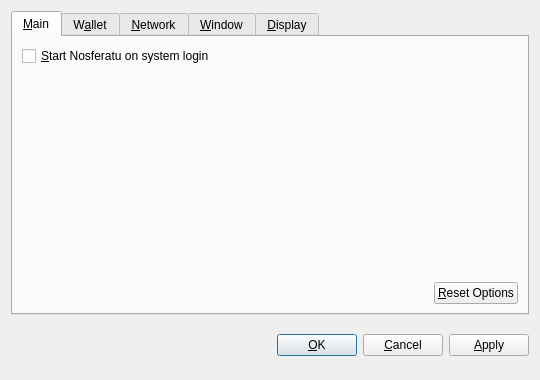
<?xml version="1.0" encoding="UTF-8"?>
<ui version="4.0">
 <class>OptionsDialog</class>
 <widget class="QDialog" name="OptionsDialog">
  <property name="geometry">
   <rect>
    <x>0</x>
    <y>0</y>
    <width>540</width>
    <height>380</height>
   </rect>
  </property>
  <property name="windowTitle">
   <string>Options</string>
  </property>
  <property name="modal">
   <bool>true</bool>
  </property>
  <layout class="QVBoxLayout" name="verticalLayout">
   <item>
    <widget class="QTabWidget" name="tabWidget">
     <property name="tabPosition">
      <enum>QTabWidget::North</enum>
     </property>
     <property name="currentIndex">
      <number>0</number>
     </property>
     <widget class="QWidget" name="tabMain">
      <attribute name="title">
       <string>&amp;Main</string>
      </attribute>
      <layout class="QVBoxLayout" name="verticalLayout_Main">
       <item>
        <widget class="QCheckBox" name="bitcoinAtStartup">
         <property name="toolTip">
          <string>Automatically start Nosferatu after logging in to the system.</string>
         </property>
         <property name="text">
          <string>&amp;Start Nosferatu on system login</string>
         </property>
        </widget>
       </item>
       <item>
        <spacer name="verticalSpacer_Main">
         <property name="orientation">
          <enum>Qt::Vertical</enum>
         </property>
         <property name="sizeHint" stdset="0">
          <size>
           <width>20</width>
           <height>40</height>
          </size>
         </property>
        </spacer>
       </item>
       <item>
        <layout class="QHBoxLayout" name="horizontalLayout_2_Main">
         <item>
          <spacer name="horizontalSpacer_2_Main">
           <property name="orientation">
            <enum>Qt::Horizontal</enum>
           </property>
           <property name="sizeHint" stdset="0">
            <size>
             <width>40</width>
             <height>20</height>
            </size>
           </property>
          </spacer>
         </item>
         <item>
          <widget class="QPushButton" name="resetButton">
           <property name="toolTip">
            <string>Reset all client options to default.</string>
           </property>
           <property name="text">
            <string>&amp;Reset Options</string>
           </property>
           <property name="autoDefault">
            <bool>false</bool>
           </property>
          </widget>
         </item>
        </layout>
       </item>
      </layout>
     </widget>
     <widget class="QWidget" name="tabWallet">
      <attribute name="title">
       <string>W&amp;allet</string>
      </attribute>
      <layout class="QVBoxLayout" name="verticalLayout_Network">
       <item>
        <widget class="QLabel" name="transactionFeeInfoLabel">
         <property name="text">
          <string>Optional transaction fee per kB that helps make sure your transactions are processed quickly. Most transactions are 1 kB.</string>
         </property>
         <property name="textFormat">
          <enum>Qt::PlainText</enum>
         </property>
         <property name="wordWrap">
          <bool>true</bool>
         </property>
        </widget>
       </item>
       <item>
        <layout class="QHBoxLayout" name="horizontalLayout_1_Main">
         <item>
          <widget class="QLabel" name="transactionFeeLabel">
           <property name="text">
            <string>Pay transaction &amp;fee</string>
           </property>
           <property name="textFormat">
            <enum>Qt::PlainText</enum>
           </property>
           <property name="buddy">
            <cstring>transactionFee</cstring>
           </property>
          </widget>
         </item>
         <item>
          <widget class="BitcoinAmountField" name="transactionFee"/>
         </item>
         <item>
          <spacer name="horizontalSpacer_1_Main">
           <property name="orientation">
            <enum>Qt::Horizontal</enum>
           </property>
           <property name="sizeHint" stdset="0">
            <size>
             <width>40</width>
             <height>20</height>
            </size>
           </property>
          </spacer>
         </item>
        </layout>
       </item>
       <item>
        <widget class="QLabel" name="label">
         <property name="text">
          <string>If you disable the spending of unconfirmed change, the change from a transaction cannot be used until that transaction has at least one confirmation. This also affects how your balance is computed.</string>
         </property>
         <property name="wordWrap">
          <bool>true</bool>
         </property>
        </widget>
       </item>
       <item>
        <widget class="QCheckBox" name="spendZeroConfChange">
         <property name="text">
          <string>Spend unconfirmed change  (experts only)</string>
         </property>
        </widget>
       </item>
       <item>
        <spacer name="verticalSpacer">
         <property name="orientation">
          <enum>Qt::Vertical</enum>
         </property>
         <property name="sizeHint" stdset="0">
          <size>
           <width>20</width>
           <height>40</height>
          </size>
         </property>
        </spacer>
       </item>
      </layout>
     </widget>
     <widget class="QWidget" name="tabNetwork">
      <attribute name="title">
       <string>&amp;Network</string>
      </attribute>
      <layout class="QVBoxLayout" name="verticalLayout_Network">
       <item>
        <widget class="QCheckBox" name="mapPortUpnp">
         <property name="toolTip">
          <string>Automatically open the Nosferatu client port on the router. This only works when your router supports UPnP and it is enabled.</string>
         </property>
         <property name="text">
          <string>Map port using &amp;UPnP</string>
         </property>
        </widget>
       </item>
       <item>
        <widget class="QCheckBox" name="connectSocks">
         <property name="toolTip">
          <string>Connect to the Nosferatu network through a SOCKS proxy (e.g. when connecting through Tor).</string>
         </property>
         <property name="text">
          <string>&amp;Connect through SOCKS proxy:</string>
         </property>
        </widget>
       </item>
       <item>
        <layout class="QHBoxLayout" name="horizontalLayout_Network">
         <item>
          <widget class="QLabel" name="proxyIpLabel">
           <property name="text">
            <string>Proxy &amp;IP:</string>
           </property>
           <property name="textFormat">
            <enum>Qt::PlainText</enum>
           </property>
           <property name="buddy">
            <cstring>proxyIp</cstring>
           </property>
          </widget>
         </item>
         <item>
          <widget class="QValidatedLineEdit" name="proxyIp">
           <property name="maximumSize">
            <size>
             <width>140</width>
             <height>16777215</height>
            </size>
           </property>
           <property name="toolTip">
            <string>IP address of the proxy (e.g. 127.0.0.1)</string>
           </property>
          </widget>
         </item>
         <item>
          <widget class="QLabel" name="proxyPortLabel">
           <property name="text">
            <string>&amp;Port:</string>
           </property>
           <property name="textFormat">
            <enum>Qt::PlainText</enum>
           </property>
           <property name="buddy">
            <cstring>proxyPort</cstring>
           </property>
          </widget>
         </item>
         <item>
          <widget class="QLineEdit" name="proxyPort">
           <property name="maximumSize">
            <size>
             <width>55</width>
             <height>16777215</height>
            </size>
           </property>
           <property name="toolTip">
            <string>Port of the proxy (e.g. 9050)</string>
           </property>
          </widget>
         </item>
         <item>
          <widget class="QLabel" name="socksVersionLabel">
           <property name="text">
            <string>SOCKS &amp;Version:</string>
           </property>
           <property name="textFormat">
            <enum>Qt::PlainText</enum>
           </property>
           <property name="buddy">
            <cstring>socksVersion</cstring>
           </property>
          </widget>
         </item>
         <item>
          <widget class="QValueComboBox" name="socksVersion">
           <property name="toolTip">
            <string>SOCKS version of the proxy (e.g. 5)</string>
           </property>
          </widget>
         </item>
         <item>
          <spacer name="horizontalSpacer_Network">
           <property name="orientation">
            <enum>Qt::Horizontal</enum>
           </property>
           <property name="sizeHint" stdset="0">
            <size>
             <width>40</width>
             <height>20</height>
            </size>
           </property>
          </spacer>
         </item>
        </layout>
       </item>
       <item>
        <spacer name="verticalSpacer_Network">
         <property name="orientation">
          <enum>Qt::Vertical</enum>
         </property>
         <property name="sizeHint" stdset="0">
          <size>
           <width>20</width>
           <height>40</height>
          </size>
         </property>
        </spacer>
       </item>
      </layout>
     </widget>
     <widget class="QWidget" name="tabWindow">
      <attribute name="title">
       <string>&amp;Window</string>
      </attribute>
      <layout class="QVBoxLayout" name="verticalLayout_Window">
       <item>
        <widget class="QCheckBox" name="minimizeToTray">
         <property name="toolTip">
          <string>Show only a tray icon after minimizing the window.</string>
         </property>
         <property name="text">
          <string>&amp;Minimize to the tray instead of the taskbar</string>
         </property>
        </widget>
       </item>
       <item>
        <widget class="QCheckBox" name="minimizeOnClose">
         <property name="toolTip">
          <string>Minimize instead of exit the application when the window is closed. When this option is enabled, the application will be closed only after selecting Quit in the menu.</string>
         </property>
         <property name="text">
          <string>M&amp;inimize on close</string>
         </property>
        </widget>
       </item>
       <item>
        <spacer name="verticalSpacer_Window">
         <property name="orientation">
          <enum>Qt::Vertical</enum>
         </property>
         <property name="sizeHint" stdset="0">
          <size>
           <width>20</width>
           <height>40</height>
          </size>
         </property>
        </spacer>
       </item>
      </layout>
     </widget>
     <widget class="QWidget" name="tabDisplay">
      <attribute name="title">
       <string>&amp;Display</string>
      </attribute>
      <layout class="QVBoxLayout" name="verticalLayout_Display">
       <item>
        <layout class="QHBoxLayout" name="horizontalLayout_1_Display">
         <item>
          <widget class="QLabel" name="langLabel">
           <property name="text">
            <string>User Interface &amp;language:</string>
           </property>
           <property name="textFormat">
            <enum>Qt::PlainText</enum>
           </property>
           <property name="buddy">
            <cstring>lang</cstring>
           </property>
          </widget>
         </item>
         <item>
          <widget class="QValueComboBox" name="lang">
           <property name="toolTip">
            <string>The user interface language can be set here. This setting will take effect after restarting Nosferatu.</string>
           </property>
          </widget>
         </item>
        </layout>
       </item>
       <item>
        <layout class="QHBoxLayout" name="horizontalLayout_2_Display">
         <item>
          <widget class="QLabel" name="unitLabel">
           <property name="text">
            <string>&amp;Unit to show amounts in:</string>
           </property>
           <property name="textFormat">
            <enum>Qt::PlainText</enum>
           </property>
           <property name="buddy">
            <cstring>unit</cstring>
           </property>
          </widget>
         </item>
         <item>
          <widget class="QValueComboBox" name="unit">
           <property name="toolTip">
            <string>Choose the default subdivision unit to show in the interface and when sending coins.</string>
           </property>
          </widget>
         </item>
        </layout>
       </item>
       <item>
        <widget class="QCheckBox" name="displayAddresses">
         <property name="toolTip">
          <string>Whether to show Nosferatu addresses in the transaction list or not.</string>
         </property>
         <property name="text">
          <string>&amp;Display addresses in transaction list</string>
         </property>
        </widget>
       </item>
       <item>
        <widget class="QCheckBox" name="coinControlFeatures">
         <property name="toolTip">
          <string>Whether to show coin control features or not.</string>
         </property>
         <property name="text">
          <string>Display coin &amp;control features (experts only!)</string>
         </property>
        </widget>
       </item>
       <item>
        <spacer name="verticalSpacer_Display">
         <property name="orientation">
          <enum>Qt::Vertical</enum>
         </property>
         <property name="sizeHint" stdset="0">
          <size>
           <width>20</width>
           <height>40</height>
          </size>
         </property>
        </spacer>
       </item>
      </layout>
     </widget>
    </widget>
   </item>
   <item>
    <layout class="QHBoxLayout" name="horizontalLayout_Buttons">
     <item>
      <spacer name="horizontalSpacer_1">
       <property name="orientation">
        <enum>Qt::Horizontal</enum>
       </property>
       <property name="sizeHint" stdset="0">
        <size>
         <width>40</width>
         <height>48</height>
        </size>
       </property>
      </spacer>
     </item>
     <item>
      <widget class="QLabel" name="statusLabel">
       <property name="font">
        <font>
         <weight>75</weight>
         <bold>true</bold>
        </font>
       </property>
       <property name="text">
        <string/>
       </property>
       <property name="textFormat">
        <enum>Qt::PlainText</enum>
       </property>
       <property name="wordWrap">
        <bool>true</bool>
       </property>
      </widget>
     </item>
     <item>
      <spacer name="horizontalSpacer_2">
       <property name="orientation">
        <enum>Qt::Horizontal</enum>
       </property>
       <property name="sizeHint" stdset="0">
        <size>
         <width>40</width>
         <height>48</height>
        </size>
       </property>
      </spacer>
     </item>
     <item>
      <widget class="QPushButton" name="okButton">
       <property name="text">
        <string>&amp;OK</string>
       </property>
      </widget>
     </item>
     <item>
      <widget class="QPushButton" name="cancelButton">
       <property name="text">
        <string>&amp;Cancel</string>
       </property>
       <property name="autoDefault">
        <bool>false</bool>
       </property>
      </widget>
     </item>
     <item>
      <widget class="QPushButton" name="applyButton">
       <property name="text">
        <string>&amp;Apply</string>
       </property>
       <property name="autoDefault">
        <bool>false</bool>
       </property>
      </widget>
     </item>
    </layout>
   </item>
  </layout>
 </widget>
 <customwidgets>
  <customwidget>
   <class>BitcoinAmountField</class>
   <extends>QSpinBox</extends>
   <header>bitcoinamountfield.h</header>
  </customwidget>
  <customwidget>
   <class>QValueComboBox</class>
   <extends>QComboBox</extends>
   <header>qvaluecombobox.h</header>
  </customwidget>
  <customwidget>
   <class>QValidatedLineEdit</class>
   <extends>QLineEdit</extends>
   <header>qvalidatedlineedit.h</header>
  </customwidget>
 </customwidgets>
 <resources/>
 <connections/>
</ui>
